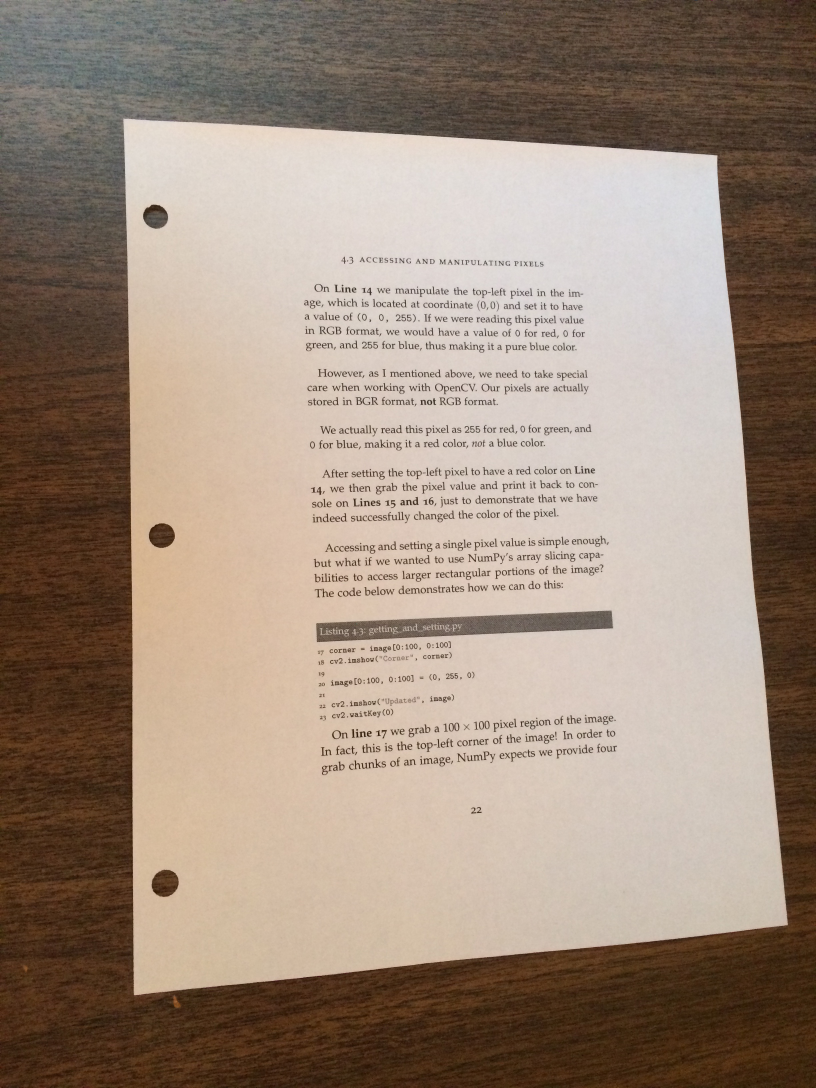
#> input picture document-scanner/images/page.jpg, 2448 x 3264 px (shown at 1/3 size)
$ python scan-and-cut.py --image document-scanner/images/page.jpg
#> lines starting #> are read from the running program, lines starting #| are printed output that depends on the picture; after the words box and inside, x2 and y2 are one past the last pixel; in counts of white or black regions, pixels touching at a corner belong together
# USAGE
# python scan.py --image images/page.jpg

# import the necessary packages

import os
import cv2
import random
import imutils
import argparse
import numpy as np
from PIL import Image
import matplotlib.pyplot as plt
import matplotlib.image as mpimg
from skimage.filters import threshold_local
from pyimagesearch.transform import four_point_transform


DEBUG = False
PATH_WORKDIR = os.getcwd()
PATH_IMAGES = 'images'  # os.path.join(PATH_WORKDIR, "images")
# FILENAME_IMAGE = 'merc3.jpeg'

BGR_BLUE = (255, 0, 0)
BGR_GREEN = (0, 192, 0)
BGR_RED = (0, 0, 255)
BGR_PINK = (208, 96, 255)
BGR_PURPLE = (255, 32, 160)
BGR_YELLOW_GREEN = (128, 255, 96)
BGR_YELLOW = (32, 224, 225)

BGR_UPPER = [BGR_RED, BGR_PURPLE]
BGR_LOWER = [BGR_GREEN, BGR_YELLOW]

KEY_PLUS = 43
KEY_MINUS = 45
KEY_RIGHT_ACCENT = 96
KEY_DOT = 46
KEY_ENTER = 13
KEY_ESC = 27


def wait_for_input():
    if DEBUG:
        return cv2.waitKeyEx(0)
    else:
        return KEY_ENTER


def wait_for_input_no_matter_what():
    return cv2.waitKeyEx(0)


# [4 lines left out: function random_color, not called in this run]


def fig(width, height):
    plt.figure(figsize=(width, height))


def get_image_path(name: str):
    return os.path.join(PATH_IMAGES, name)


def read_image(file_name):
    return cv2.imread(file_name)


def plot_image(image, size_x=10, size_y=10):
    fig(size_x, size_y)
    plt.imshow(image)


def show_image_normal_window(img_title, image, height=None, width=None):
    if height is None or width is None:
        height = image.shape[1]
        width = image.shape[0]

    cv2.namedWindow(img_title, cv2.WINDOW_NORMAL)
    cv2.resizeWindow(img_title, height, width)
    cv2.setWindowProperty(img_title, cv2.WND_PROP_ASPECT_RATIO, cv2.WINDOW_KEEPRATIO)
    cv2.imshow(img_title, image)


# [45 lines left out: functions threshold_image, get_weighted_array, not called in this run]


def generate_motion_kernel(size=15):
    # generating the kernel
    kernel_motion_blur = np.zeros((size, size))
    kernel_motion_blur[int((size-1)/2), :] = np.ones(size)
    kernel_motion_blur = kernel_motion_blur / size
    return kernel_motion_blur


# [6 lines left out: function generate_motion_kernel_vertical, not called in this run]


# construct the argument parser and parse the arguments
ap = argparse.ArgumentParser()
ap.add_argument("-i", "--image", required=True,
                help="Path to the image to be scanned")
args = vars(ap.parse_args())

# load the image and compute the ratio of the old height
# to the new height, clone it, and resize it
filename_image = args["image"]
image = cv2.imread(args["image"])
#> image is the input picture: shape (3264, 2448, 3); mean B, G, R 123.7, 138.6, 156.7
orig = image.copy()
img = cv2.cvtColor(image, cv2.COLOR_BGR2GRAY)
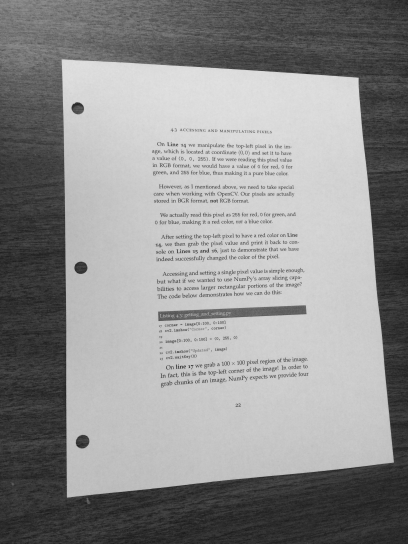
#> img: shape (3264, 2448) (shown at 1/6 size); min 7, max 237, mean 142.4


# ################################################# #
# #########     SLICE IMAGE IN PIECES     ######### #
# ################################################# #


show_image_normal_window("Scanned", img)
wait_for_input()
cv2.destroyAllWindows()

# (2) threshold
threshold_pxl_density, threshed = cv2.threshold(img, 127, 255, cv2.THRESH_BINARY_INV | cv2.THRESH_OTSU)
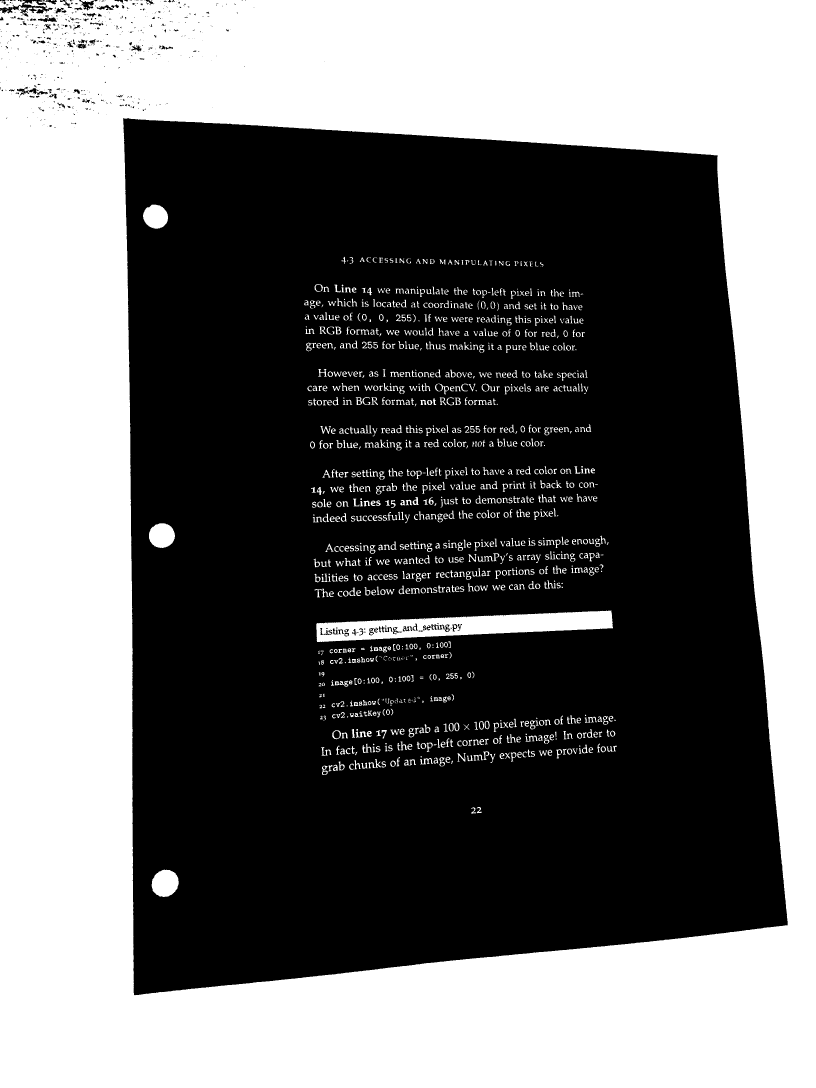
#> threshed: shape (3264, 2448) (shown at 1/3 size); 44.2% white; 1242 white regions (178 under 20 px), largest, box (x1, y1, x2, y2) and area: (0, 0, 2448, 3264) 3361301, (949, 1832, 1839, 1926) 45293, (455, 2609, 536, 2691) 5149
#> threshold_pxl_density = 134

show_image_normal_window("Thresholded image", img)
key = wait_for_input()
cv2.destroyAllWindows()

# (3) minAreaRect on the nozeros
pts = cv2.findNonZero(threshed)
#> pts = contour of 3533103 points, box (x1, y1, x2, y2) (0, 0, 2448, 3264), area 29282
ret = cv2.minAreaRect(pts)
#> ret = ((1223.5, 1631.5), (3263, 2447), -90)

(cx, cy), (w, h), ang = ret
#> cx = 1223.5; cy = 1631.5; w = 3263; h = 2447; ang = -90
if w > h:
    w, h = h, w
#> w = 2447; h = 3263
    ang += 90
#> ang = 0

# (4) Find rotated matrix, do rotation
M = cv2.getRotationMatrix2D((cx, cy), ang, 1.0)
#> M = [[1, 0, 0], [0, 1, 0]]
rotated = cv2.warpAffine(threshed, M, (img.shape[1], img.shape[0]))

show_image_normal_window("Rotated image", rotated)
key = wait_for_input()
cv2.destroyAllWindows()

# (5) find and draw the upper and lower boundary of each lines
threshold_pxl_density = 5.5

# TODO Extract method
# uppers, lowers, img = draw_cut_lines(original, rotated, th)
hist1 = []

kernel_horiz = generate_motion_kernel(100)
# kernel_vert = generate_motion_kernel_vertical(5)
blurred = cv2.filter2D(rotated, -1, kernel_horiz)
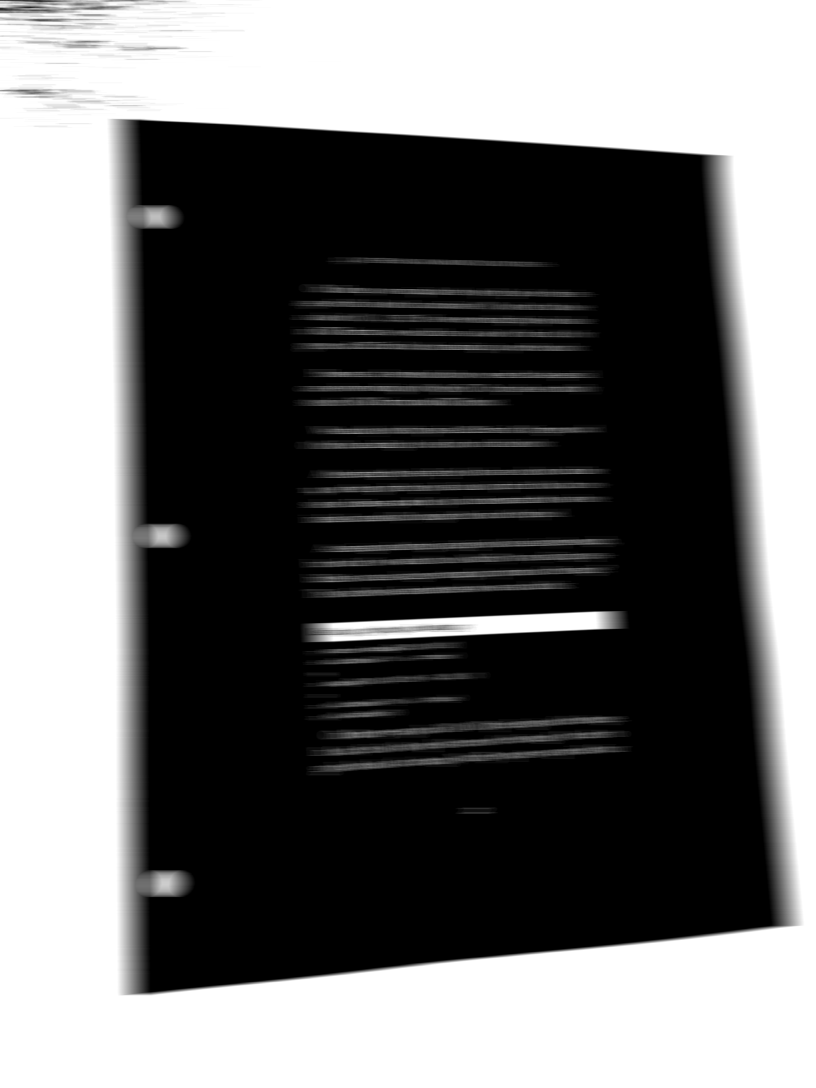
#> blurred: shape (3264, 2448) (shown at 1/3 size); min 0, max 255, mean 112.7
# blurred = cv2.filter2D(blurred, -1, kernel_vert)

threshold_pxl_line = 7
while True:

    H, W = img.shape[:2]

    hist2d = cv2.reduce(blurred, 1, cv2.REDUCE_AVG)
    hist = hist2d.reshape(-1)

    _rotated = cv2.cvtColor(rotated, cv2.COLOR_GRAY2BGR)
    _blurred = cv2.cvtColor(blurred, cv2.COLOR_GRAY2BGR)

    # th += .5
    # Old algorithm
    uppers = [y - 1 for y in range(H - 1) if hist[y] <= threshold_pxl_density and hist[y + 1] > threshold_pxl_density]
    lowers = [y + 1 for y in range(H - 1) if hist[y] > threshold_pxl_density and hist[y + 1] <= threshold_pxl_density]

    color_count = 0
    for y in uppers:
        pt_y = max(y - threshold_pxl_line, 0)
        cv2.line(_rotated, (0, pt_y), (W, pt_y), BGR_UPPER[color_count % 2], 1, cv2.LINE_8)
        # cv2.line(_blurred, (0, y), (W, y), (0, 0, 255), 1, cv2.LINE_8)
        color_count += 1

    color_count = 0
    for y in lowers:
        pt_y = min(y + threshold_pxl_line, H)
        cv2.line(_rotated, (0, pt_y), (W, pt_y), BGR_LOWER[color_count % 2], 1, cv2.LINE_8)
        # cv2.line(_blurred, (0, y), (W, y), (0, 255, 0), 1, cv2.LINE_8)
        color_count += 1

    print("Result for threshold_pxl_density: " + str(threshold_pxl_density))
    print("Result for threshold_pxl_line: " + str(threshold_pxl_line) + "\n")
    show_image_normal_window("Lines result", _rotated)
    key = wait_for_input()

    print("key pressed: " + str(key))
    if key == KEY_PLUS:
        threshold_pxl_density += .5
    elif key == KEY_MINUS:
        threshold_pxl_density -= .5
    elif key == KEY_RIGHT_ACCENT:
        threshold_pxl_line += 1
    elif key == KEY_DOT:
        threshold_pxl_line -= 1
    elif key == KEY_ENTER or key == KEY_ESC:
        break
#> after the loop, threshold_pxl_density = 5.5; threshold_pxl_line = 7


cv2.destroyAllWindows()

# im_path = "path/to/image"
# img = cv2.imread(im_path)

# #### (6) Crop and write images to output #### #

threshold_pxl_cut = 0
parameters = str(threshold_pxl_density) + "_" + str(threshold_pxl_line) + "_" + str(threshold_pxl_cut)
#> parameters = '5.5_7_0'

orig_img = cv2.imread(get_image_path(filename_image))

no_ext_filename, ext = os.path.splitext(filename_image)
os.makedirs(
    'output/cropped/' + no_ext_filename + "_" + parameters,
    exist_ok=True
)

if len(lowers) != len(uppers):
    if lowers[0] < uppers[0]:
        lowers = lowers[1:]
    else:
        uppers = uppers[:-1]

line_mean_hight = np.mean(np.array(list(map(lambda x: x[0] - x[1], zip(lowers, uppers)))))
#> line_mean_hight = nan
threshold_pxl_cut = line_mean_hight / 2
#> threshold_pxl_cut = nan

for lower, upper in zip(lowers, uppers):

    if lower-upper > line_mean_hight / 2 and lower-upper < line_mean_hight * 2:

        pt_upper = max(upper - threshold_pxl_line, 0)
        pt_lower = min(lower + threshold_pxl_line, H)

        crop_img = img[pt_upper:pt_lower, 0:W]
        fname = "croped_" + str(lower) + "_" + str(upper) + ".png"
        cv2.imwrite("output/cropped/" + no_ext_filename + "_" + parameters + "/" + fname, crop_img)
#> this loop made 0 passes

cv2.imwrite("output/cropped/" + no_ext_filename + "_" + parameters + "/img" + ext, img)


# wait_for_input()
print("Done!")
# res_img = Image.open("result" + str(i) + ".png")
# res_img.show()
